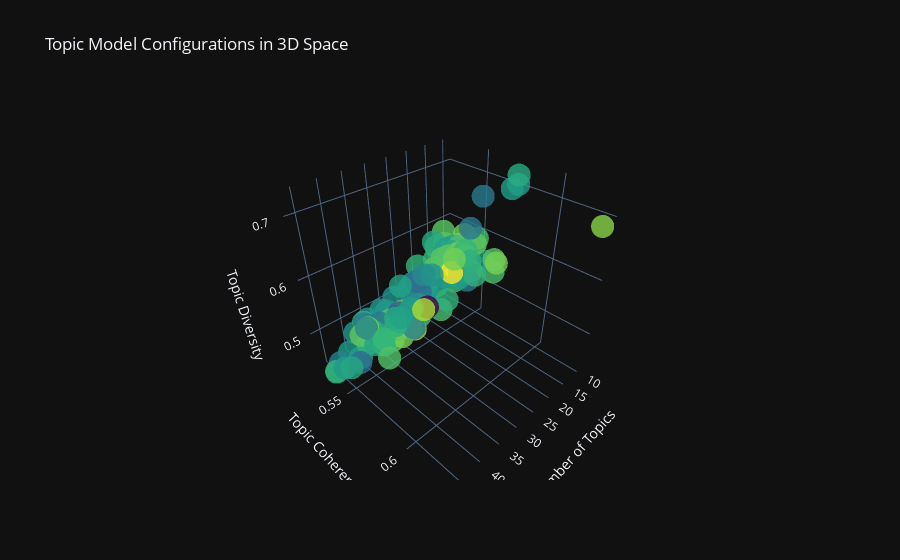
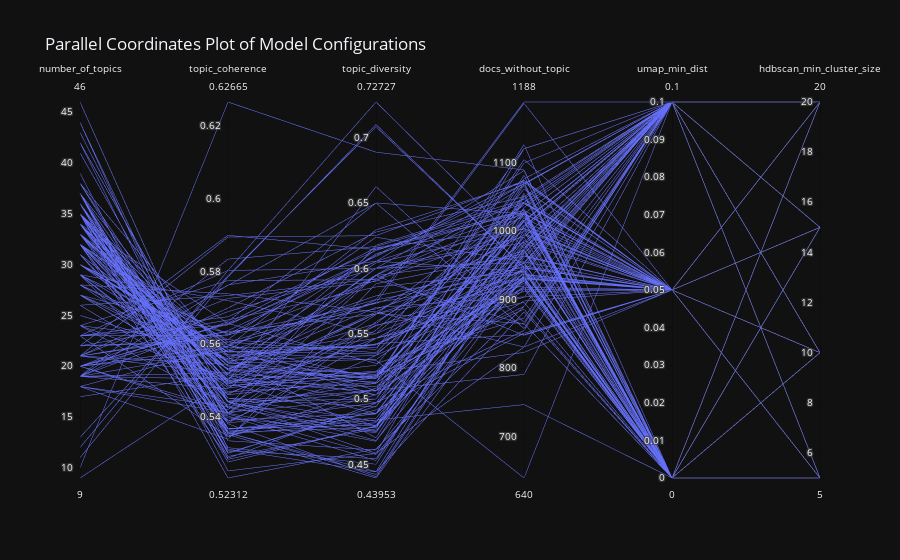

Notebook code for these charts, in order:
### Markdown cell above
The sentence transformer chosen is all-MiniLM-L6-v2. This is one of the better models that Maarten Grootendorst has evaluated, but it has a much faster computation time than for example the best model "all-mpnet-base-v2", which would result in 2% better performance but a 5 times slower running time.

### Code cell
import pandas as pd
import numpy as np
from sentence_transformers import SentenceTransformer
from umap import UMAP
from hdbscan import HDBSCAN
from sklearn.feature_extraction.text import CountVectorizer
from bertopic.vectorizers import ClassTfidfTransformer
from bertopic.representation import KeyBERTInspired
from itertools import product
import plotly.express as px
import plotly.graph_objects as go
from tqdm import tqdm

def create_parameter_grid():
    """Define the parameter grid for hyperparameter tuning."""
    param_grid = {
        "language": ["english"],  # keeping consistent with your implementation
        "nr_topics": ["auto"],
        "document_embedding": [
            SentenceTransformer("all-MiniLM-L6-v2"),
            #SentenceTransformer("all-mpnet-base-v2")
        ],
        "reduce_dimensionality": [
            UMAP(min_dist=d, n_neighbors=n)
            for d, n in product(
                [0.0, 0.05, 0.1],  # min_dist
                [5, 15],  # n_neighbors
            )
        ],
        "clustering": [
            HDBSCAN(min_cluster_size=s, min_samples=m)
            for s, m in product(
                [5, 10, 15, 20],  # min_cluster_size
                [None, 5, 10]  # min_samples
            )
        ],
        "topic_tokenization": [
            CountVectorizer(stop_words="english", ngram_range=n)
            for n in [(1,1), (1,2)]  # ngram_range
                
            
        ],
        "topic_representation": [
            ClassTfidfTransformer(reduce_frequent_words=rf)
            for rf in [True]
        ],
        "representation_model": [KeyBERTInspired()]
    }
    return param_grid

def run_hyperparameter_tuning(df, max_combinations=3):
    """Run hyperparameter tuning using your existing functions."""
    param_grid = create_parameter_grid()
    results = []
    
    # Generate parameter combinations
    param_keys = list(param_grid.keys())
    param_values = list(param_grid.values())
    combinations = list(product(*param_values))
    print("combinations to test= ", len(combinations))
    
    if max_combinations:
        combinations = combinations[:max_combinations]
    combo_iteration = 0
    for combo in tqdm(combinations, desc="Evaluating model configurations"):
        combo_iteration += 1
        try:
            # Create parameter dictionary for current combination
            current_params = dict(zip(param_keys, combo))
            
            # Use your existing function to train and evaluate the model
            topic_model, topics, probs = show_bertopic_evaluations(current_params, combo_iteration)
            
            # Get evaluation metrics
            topic_info = topic_model.get_topic_info()
            
            result = {
                # Configuration identifiers
                'iteration': combo_iteration,
                'embedding_model': current_params['document_embedding'].__class__.__name__,
                'umap_min_dist': current_params['reduce_dimensionality'].min_dist,
                'umap_n_neighbors': current_params['reduce_dimensionality'].n_neighbors,
                'umap_spread': current_params['reduce_dimensionality'].spread,
                'hdbscan_min_cluster_size': current_params['clustering'].min_cluster_size,
                'hdbscan_min_samples': current_params['clustering'].min_samples,
                'vectorizer_ngram_range': current_params['topic_tokenization'].ngram_range,
                'vectorizer_min_df': current_params['topic_tokenization'].min_df,
                'reduce_frequent_words': current_params['topic_representation'].reduce_frequent_words,
                'nr_topics_setting': str(current_params['nr_topics']),
                
                # Evaluation metrics (using your existing functions)
                'number_of_topics': len(topic_info),
                'docs_without_topic': topic_info.iloc[0]['Count'] if -1 in topics else 0,
                'topic_diversity': get_topic_diversity(topic_model),
                'topic_coherence': get_coherence(df, topic_model, topics),
                
                # Store the model and topics for later use if needed
                'model': topic_model,
                'topics': topics,
                'probs': probs
            }
            
            results.append(result)
            
        except Exception as e:
            print(f"Error with configuration: {e}")
            continue
    
    return pd.DataFrame(results)

def plot_results(results_df):
    """Create visualizations for the hyperparameter tuning results."""
    # Remove the model and topics columns for plotting
    plot_df = results_df.drop(['model', 'topics', 'probs'], axis=1)
    
    # 3D scatter plot
    fig1 = go.Figure(data=[go.Scatter3d(
        x=plot_df['number_of_topics'],
        y=plot_df['topic_coherence'],
        z=plot_df['topic_diversity'],
        mode='markers',
        marker=dict(
            size=8,
            color=plot_df['docs_without_topic'],
            colorscale='Viridis',
            opacity=0.8
        ),
        text=[f"Config {i}" for i in range(len(plot_df))]
    )])
    
    fig1.update_layout(
        title='Topic Model Configurations in 3D Space',
        scene=dict(
            xaxis_title='Number of Topics',
            yaxis_title='Topic Coherence',
            zaxis_title='Topic Diversity'
        )
    )
    
    # Parallel coordinates plot
    fig2 = px.parallel_coordinates(plot_df,
        dimensions=['number_of_topics', 'topic_coherence', 'topic_diversity', 
                   'docs_without_topic', 'umap_min_dist', 'hdbscan_min_cluster_size'],
        title='Parallel Coordinates Plot of Model Configurations'
    )
    
    return fig1, fig2

def find_best_models(results_df, n_best=5):
    """Find the best performing models based on multiple metrics."""
    # Create normalized scores for each metric
    metrics = ['topic_coherence', 'topic_diversity', 'number_of_topics']
    
    # Remove non-numeric columns and normalize
    scoring_df = results_df.copy()
    for metric in metrics:
        max_val = scoring_df[metric].max()
        min_val = scoring_df[metric].min()
        scoring_df[f'{metric}_normalized'] = (scoring_df[metric] - min_val) / (max_val - min_val)
    
    # Calculate composite score (you can adjust weights as needed)
    scoring_df['composite_score'] = (
        scoring_df['topic_coherence_normalized'] * 0.4 +
        scoring_df['topic_diversity_normalized'] * 0.3 +
        scoring_df['number_of_topics_normalized'] * 0.3
    )
    
    # Penalize for documents without topics
    scoring_df['composite_score'] = scoring_df['composite_score'] * (
        1 - scoring_df['docs_without_topic'] / scoring_df['docs_without_topic'].max()
    )
    
    # Get best models
    best_models = scoring_df.nlargest(n_best, 'composite_score')
    return best_models

# Example usage:
results_df = run_hyperparameter_tuning(df_news, max_combinations=144)
fig1, fig2 = plot_results(results_df)
fig1.show()
fig2.show()
best_models = find_best_models(results_df)
print("Best performing models:")
print(best_models[['composite_score', 'number_of_topics', 'topic_coherence', 'topic_diversity', 'docs_without_topic']])

### Figure 1 — Plotly figure (JSON) as saved in the notebook; plotly's stock layout.template omitted (floating-point values rounded to 4 significant figures; data arrays with more than 128 entries replaced by an {"elided": "..."} marker saying what was removed)
{"data": [{"marker": {"color": {"elided": "144 int values"}, "colorscale": [[0.0, "#440154"], [0.1111, "#482878"], [0.2222, "#3e4989"], [0.3333, "#31688e"], [0.4444, "#26828e"], [0.5556, "#1f9e89"], [0.6667, "#35b779"], [0.7778, "#6ece58"], [0.8889, "#b5de2b"], [1.0, "#fde725"]], "opacity": 0.8, "size": 8}, "mode": "markers", "text": {"elided": "144 str values"}, "x": {"elided": "144 int values"}, "y": {"elided": "144 float values"}, "z": {"elided": "144 float values"}, "type": "scatter3d"}], "layout": {"title": {"text": "Topic Model Configurations in 3D Space"}, "scene": {"xaxis": {"title": {"text": "Number of Topics"}}, "yaxis": {"title": {"text": "Topic Coherence"}}, "zaxis": {"title": {"text": "Topic Diversity"}}}}}

### Figure 2 — Plotly figure (JSON) as saved in the notebook; plotly's stock layout.template omitted (floating-point values rounded to 4 significant figures; data arrays with more than 128 entries replaced by an {"elided": "..."} marker saying what was removed)
{"data": [{"dimensions": [{"label": "number_of_topics", "values": {"elided": "144 int values"}}, {"label": "topic_coherence", "values": {"elided": "144 float values"}}, {"label": "topic_diversity", "values": {"elided": "144 float values"}}, {"label": "docs_without_topic", "values": {"elided": "144 int values"}}, {"label": "umap_min_dist", "values": {"elided": "144 float values"}}, {"label": "hdbscan_min_cluster_size", "values": {"elided": "144 int values"}}], "domain": {"x": [0.0, 1.0], "y": [0.0, 1.0]}, "name": "", "type": "parcoords"}], "layout": {"legend": {"tracegroupgap": 0}, "title": {"text": "Parallel Coordinates Plot of Model Configurations"}}}
